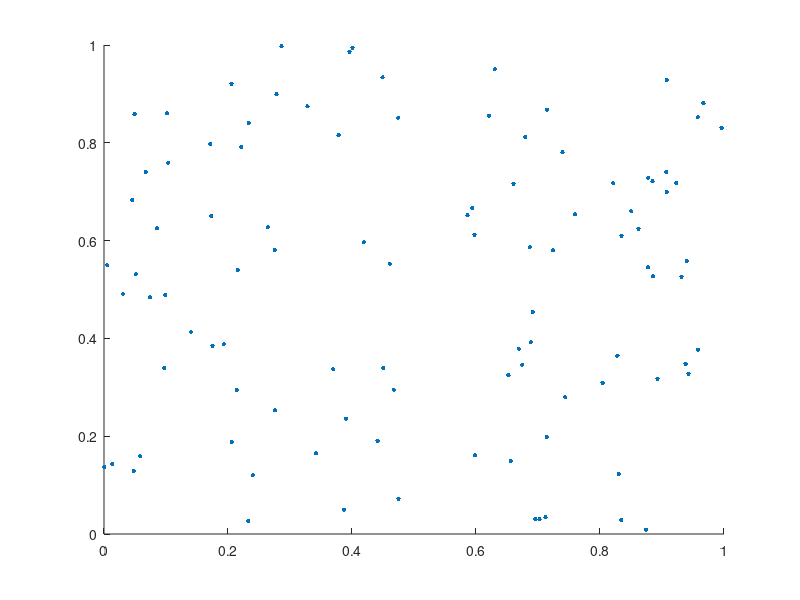
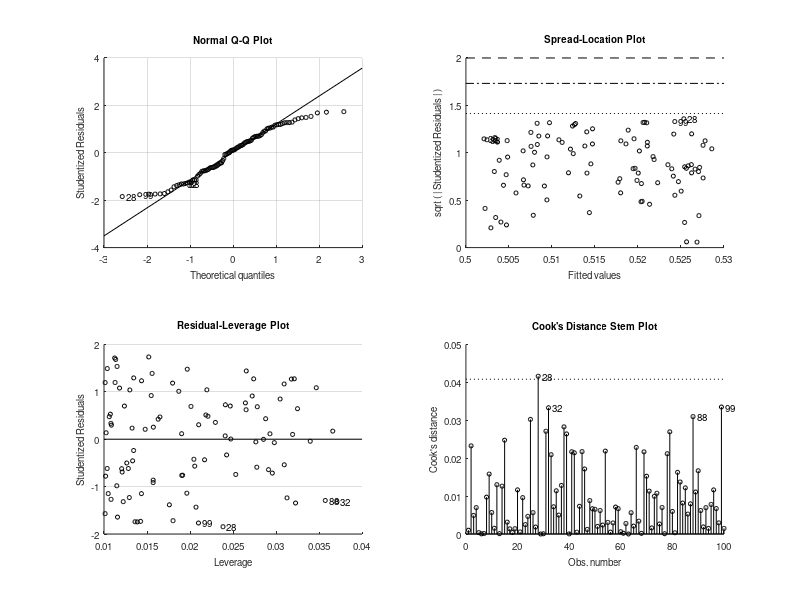

Here is the MATLAB script that generated these plots, in order: (Note: this script raises an error after producing the figures.)
%% This m-file is to plot variables in dataset.mat and find correlations

rand_x=rand(100,1);%random data
rand_y=rand(100,1);%random data

sz=100;%marker size
figure('Color',[1 1 1])%figure with white background instead of grey
scatter(rand_x,rand_y,sz,'.k')%scatter plot
mdl=fitlm(rand_x,rand_y);%model
hold %hold data on plot so it doesn't overwrite
plot(mdl,'Marker','none')%plot the model data 
xlabel('data (a.u.)')
ylabel('data (a.u.)')
title('Random Data')
% xlim([0 1]);
% ylim([3 7]);
x=xlim;
y=ylim;
txt=['R^2 =' num2str(mdl.Rsquared.Adjusted,'%4.3f')];%puts text in plot with adjusted r^2
text((x(1,1)+((x(1,2)-x(1,1))*0.05)),(y(1,2)-((y(1,2)-y(1,1))*0.05)),txt);
legend('off') 
